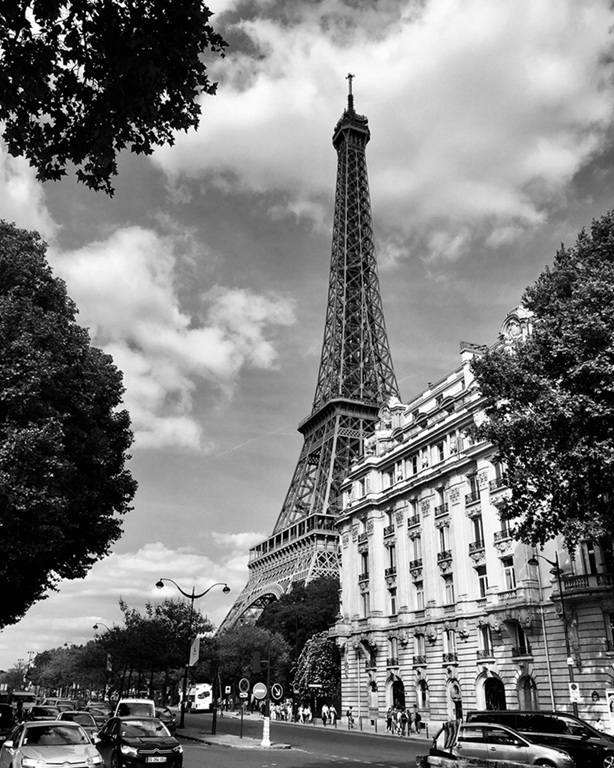
#> input picture 8_smoothing_filter.jpg, 614 x 768 px
$ python 8_smoothing_filter.py
#> lines starting #> are read from the running program, lines starting #| are printed output that depends on the picture
import cv2
import numpy as np
import matplotlib.pyplot as plt

img = cv2.imread("8_smoothing_filter.jpg", cv2.IMREAD_GRAYSCALE)
#> img is the input picture: shape (768, 614); min 0, max 255, mean 123.6

n = len(img)
#> n = 768
m = len(img[0])
#> m = 614
f = 5

smooth_img = np.zeros_like(img)

for i in range(n):
    for j in range(m):

        x = i - (f - 1)//2
        y = j - (f - 1)//2

        _sum = 0
        for p in range(f):
            x_r = x + p
            for q in range(f):
                y_r = y + q

                if((x_r >= 0 and x_r < n) and (y_r >= 0 and y_r < m)):
                    _sum += int(img[x_r][y_r])


        _sum /= (f * f)
        smooth_img[i][j] = _sum
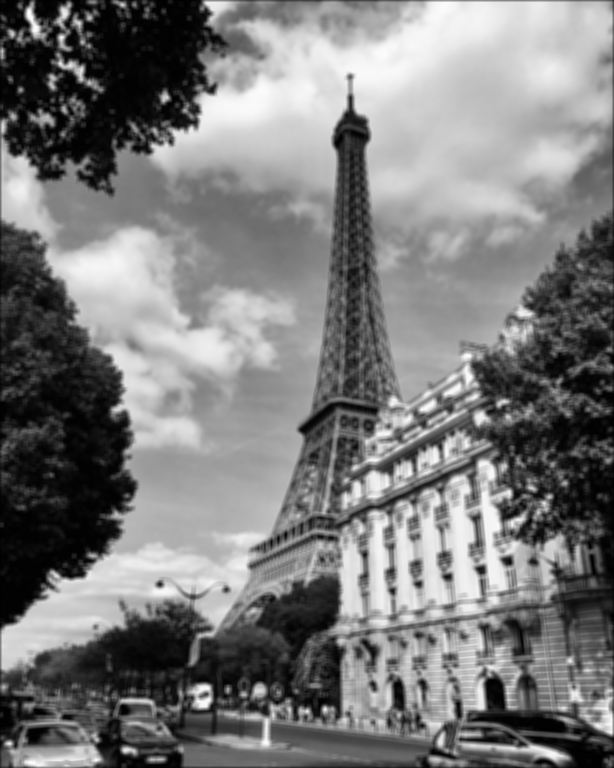
#> smooth_img: shape (768, 614); min 0, max 253, mean 122.8

plt.subplot(1, 2, 1)
plt.imshow(img, cmap="gray", vmin=0, vmax=255)

plt.subplot(1, 2, 2)
plt.imshow(smooth_img, cmap="gray", vmin=0, vmax=255)

plt.show()
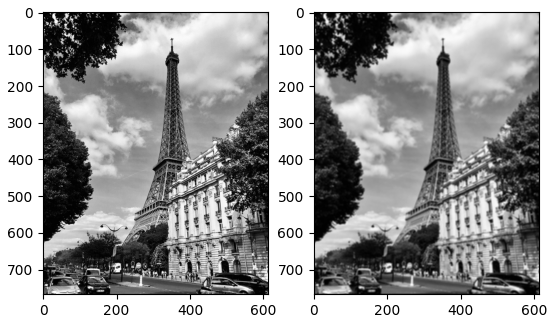
#> figure drawn by matplotlib, 2 panels
